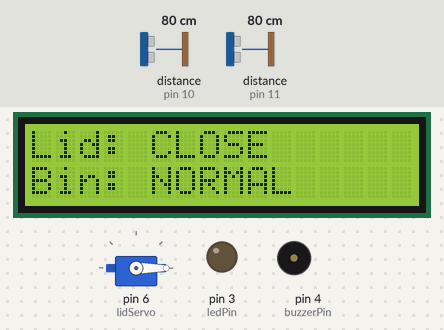
This sketch was run on a simulated Arduino Uno, built with avr-gcc and run on an emulated ATmega328P. On the bench: servo, 16×2 character LCD, output pins drawn as LEDs (lit = HIGH), buzzer (waves = sounding). Wiring (inferred from the names in the program): 2 × ultrasonic range finder: trigger pin 9, echo pin 10 / trigger pin 12, echo pin 11. The test bench sets the inputs (shaded band); at power-on: distance to the obstacle (sensors on pin 10, pin 11) 80 cm. The echo pulse lasts 58.3 µs per cm; pins used as bus, display or sensor lines are not drawn; what the sketch prints to the serial monitor is not drawn.

Above: at 4.2 s.
4.3 s: distance to the obstacle (sensor on pin 10) set to 54 cm
6.3 s: distance to the obstacle (sensor on pin 10) set to 48 cm
At 8.2 s:
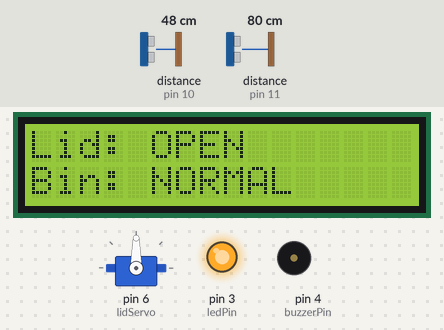
10.4 s: distance to the obstacle (sensor on pin 11) set to 56 cm
12.4 s: distance to the obstacle (sensor on pin 11) set to 45 cm
At 14.0 s:
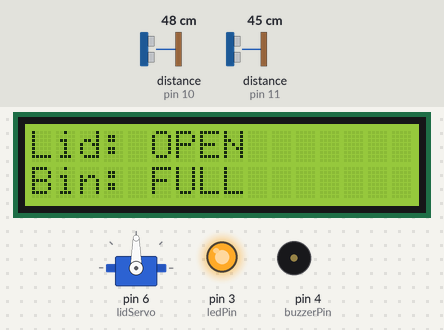
16.3 s: distance to the obstacle (sensor on pin 10) set to 60 cm
At 17.7 s:
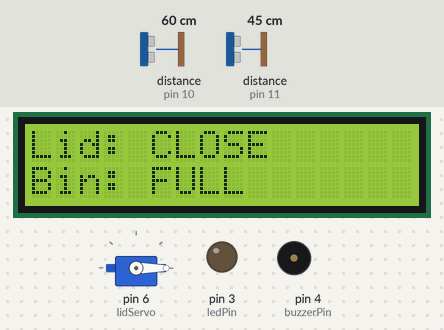
18.6 s: distance to the obstacle (sensor on pin 11) set to 250 cm
At 20.3 s:
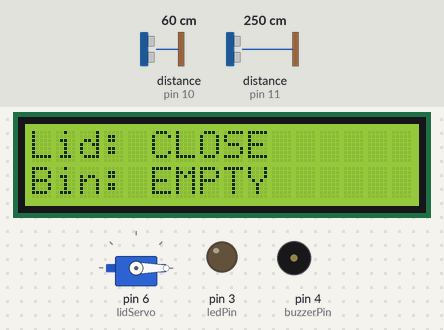
Timing chart, 0 to 21.6 s (numbered marks = the images above; inputs shaded):
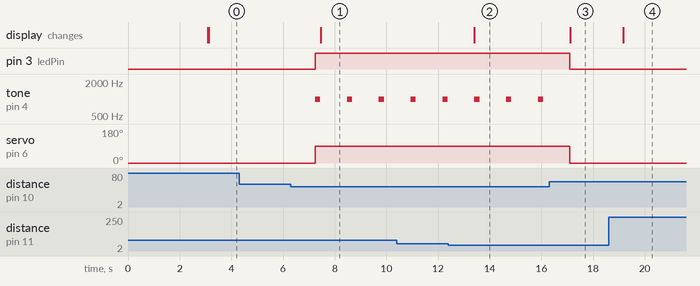

Measured:
- the behaviour switches between 52 and 51 cm on distance to the obstacle (sensor on pin 10) (found by bisection; images 0 and 1)
- the behaviour switches between 51 and 50 cm on distance to the obstacle (sensor on pin 11) (found by bisection; images 1 and 2)
- after the input at 4.3 s, every drawn part: stays the same
- after the input at 6.3 s, pin 3 (ledPin): LOW → HIGH after 0.95 s; tone on pin 4 (buzzerPin): alternates 1000 Hz for 0.20 s and silent for 1.0 s, starting after 0.95 s; servo on pin 6 (lidServo): 0° → 90° after 0.95 s; the display: changes after 1.2 s (image 1)
- after the input at 12.4 s, the display: changes after 1.0 s (image 2)
- after the input at 16.3 s, pin 3 (ledPin): HIGH → LOW after 0.81 s; tone on pin 4 (buzzerPin): stops changing and stays silent; servo on pin 6 (lidServo): 90° → 0° after 0.81 s; the display: changes after 0.82 s (image 3)
- after the input at 18.6 s, the display: changes after 0.58 s (image 4)

The sketch:

codeFile.ino
```cpp
#include <LiquidCrystal_I2C.h>
#include <Servo.h>

Servo lidServo;
LiquidCrystal_I2C lcd(0x20, 16, 2);

const int trigPinLid = 9;
const int echoPinLid = 10;

const int trigPinBin = 12;
const int echoPinBin = 11;

const int ledPin = 3;
const int buzzerPin = 4;

int distanceLid;
int distanceBin;


void BinStatus(int distanceBin)
{
    lcd.setCursor(0,1);

    if(distanceBin >= 150)
    {
        lcd.print("Bin: EMPTY   ");
    }
    else if(distanceBin >= 50)
    {
        lcd.print("Bin: NORMAL  ");
    }
    else
    {
        lcd.print("Bin: FULL    ");
    }
}


void lidStatus(int distance){
  if(distance>0 && distance <= 50)
    {
        lidServo.write(90);
      	digitalWrite(ledPin, HIGH);
        tone(buzzerPin, 1000);
        delay(200);
        noTone(buzzerPin);

        lcd.setCursor(0,0);
        lcd.print("Lid: OPEN   ");

    } else {
      	lidServo.write(0);
      	digitalWrite(ledPin, LOW);

      	lcd.setCursor(0,0);
        lcd.print("Lid: CLOSE   ");
    }
}


int ultrasonicDistance(int trigPin, int echoPin){
  	int distance;
    long duration;
  	// Send ultrasonic pulse
    digitalWrite(trigPin, LOW);
    delayMicroseconds(2);

    digitalWrite(trigPin, HIGH);
    delayMicroseconds(10);

    digitalWrite(trigPin, LOW);

    // Read echo
    duration = pulseIn(echoPin, HIGH);

    // Convert to distance
    distance = (duration/2) * 0.034;

  	return distance;
}


void setup()
{
    pinMode(trigPinLid, OUTPUT);
    pinMode(echoPinLid, INPUT);

  	pinMode(trigPinBin, OUTPUT);
    pinMode(echoPinBin, INPUT);

    pinMode(ledPin, OUTPUT);
    pinMode(buzzerPin, OUTPUT);

    lidServo.attach(6);
    lidServo.write(0);

    lcd.init();
    lcd.backlight();
    lcd.setCursor(0,0);
    lcd.print("SYSTEM BOOTING");
    delay(3000);
    lcd.clear();

    Serial.begin(9600);
}

void loop()
{
  	// Bin EMPTY/FULL Detection
    distanceBin = ultrasonicDistance(trigPinBin, echoPinBin);
    Serial.print("Distance inside Bin: ");
    Serial.println(distanceBin);

  	BinStatus(distanceBin);

  	// HAND DETECTION
  	distanceLid = ultrasonicDistance(trigPinLid, echoPinLid);
    Serial.print("Distance: ");
    Serial.println(distanceLid);

  	lidStatus(distanceLid);

  	delay(1000);
}
```
